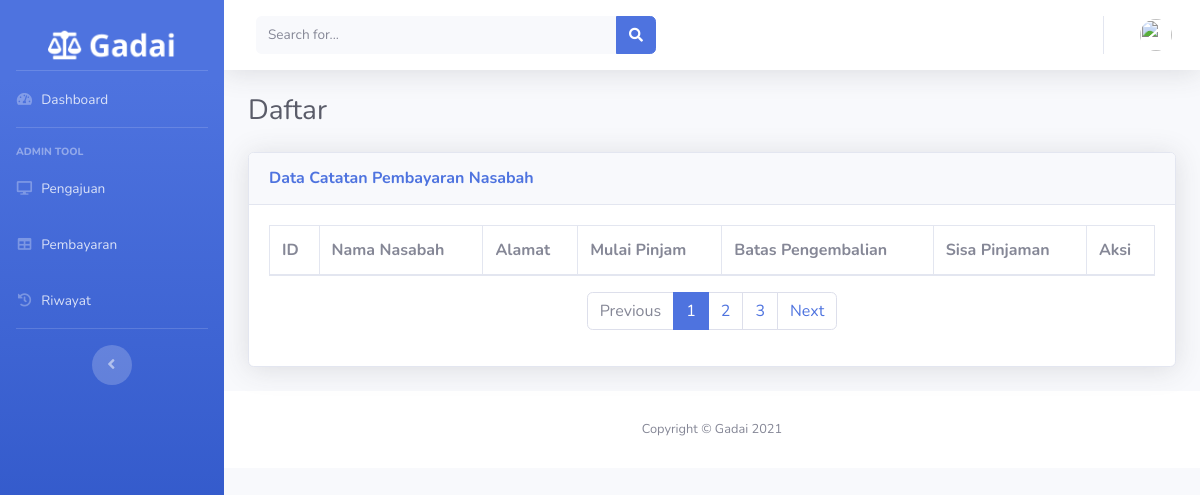
/index.php/pembayaran, run on an earlier commit of the app's database.
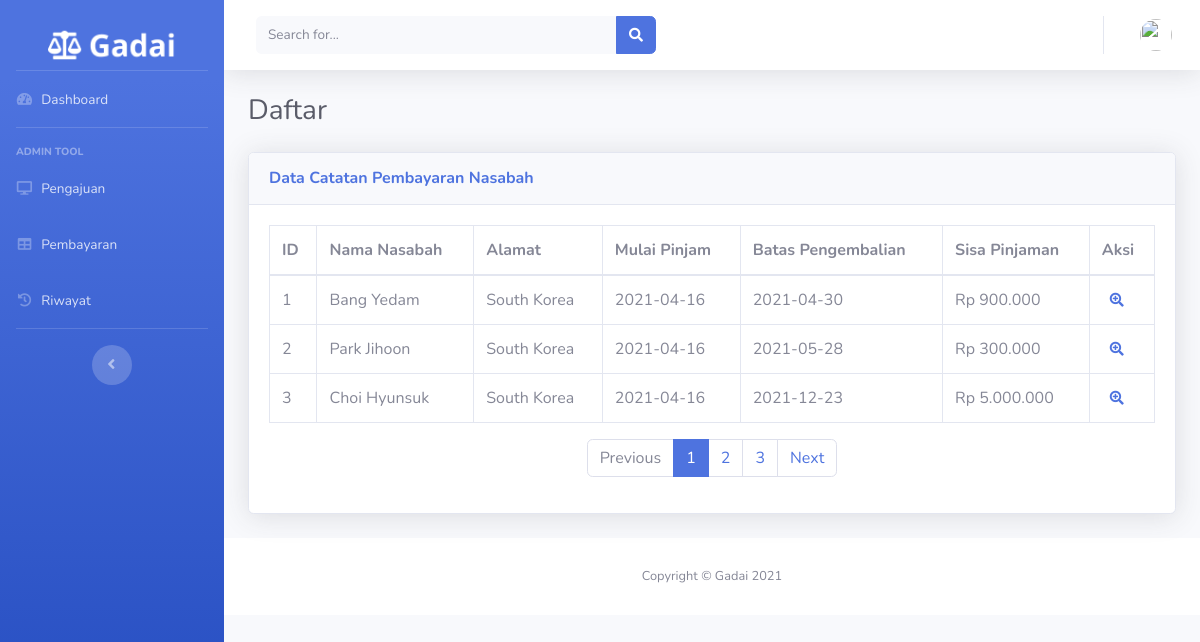
And on a later commit of the database.
### tables this page shows
CREATE TABLE `catatan_pembayaran` (
  `id` int(11) NOT NULL,
  `id_pengajuan` int(11) NOT NULL,
  `tanggal_bayar` date NOT NULL,
  `nominal_bayar` int(11) NOT NULL,
  `bukti_bayar` varchar(128) NOT NULL
);

CREATE TABLE `pengajuan_gadai` (
  `id` int(11) NOT NULL,
  `nama_nasabah` varchar(128) NOT NULL,
  `alamat` varchar(128) NOT NULL,
  `tanggal_pinjam` date NOT NULL,
  `batas_pengembalian` date NOT NULL,
  `jumlah_peminjaman` int(11) NOT NULL,
  `nama_jaminan` varchar(128) NOT NULL,
  `bukti_jaminan` varchar(128) NOT NULL,
  `status` int(2) NOT NULL
);

### application/controllers/Pembayaran.php (called while the page is built, shortened)
<?php
class Pembayaran extends CI_Controller
{
    public function __construct()
    {
        $this->load->model(array('Pembayaran_model'));
    }
    public function index()
    {
        $data['pembayaran'] = $this->Pembayaran_model->getDataNasabah();
        $data['title'] = 'Gadai-Pembayaran';
        $data['user'] = $this->db->get_where('user_admin', ['email' => $this->session->userdata('email')])->row_array();
        $this->load->view('templates/header', $data);
        $this->load->view('templates/sidebar', $data);
        $this->load->view('templates/topbar', $data);
        $this->load->view('admin/catatanpembayaran', $data);
        $this->load->view('templates/footer');
    }
}

### index.php (called while the page is built, shortened)
<?php
require_once BASEPATH.'core/CodeIgniter.php';

### application/models/Pembayaran_model.php (called while the page is built, shortened)
<?php
class Pembayaran_model extends CI_Model
{
    public function getDataNasabah()
    {
        $this->db->select('*');
        $this->db->from('catatan_pembayaran');
        $this->db->join('pengajuan_gadai', 'pengajuan_gadai.id = catatan_pembayaran.id_pengajuan');
        $this->db->group_by(array('id_pengajuan'))->where(['status' => 0]);
        return $this->db->get()->result_array();
    }
}

### application/views/admin/catatanpembayaran.php (the view)
<div class="container-fluid">
    <div class="d-sm-flex align-items-center justify-content-between mb-4">
        <h1 class="h3 mb-0 text-gray-800">Daftar</h1>
    </div>
    <div class="card shadow mb-4">
        <div class="card-header py-3">
            <h6 class="m-0 font-weight-bold text-primary">Data Catatan Pembayaran Nasabah</h6>
        </div>
        <div class="card-body">
            <div class="table-responsive">
                <table class="table table-bordered" id="dataTable" width="100%" cellspacing="0">
                    <thead>
                        <tr>
                            <th>ID</th>
                            <th>Nama Nasabah</th>
                            <th>Alamat</th>
                            <th>Mulai Pinjam</th>
                            <th>Batas Pengembalian</th>
                            <th>Sisa Pinjaman</th>
                            <th>Aksi</th>
                        </tr>
                    </thead>
                    <tbody>
                        <?php $no = 1;
                        foreach ($pembayaran as $bayar) { ?>
                            <tr>
                                <td><?php echo $no++; ?></td>
                                <td><?php echo $bayar['nama_nasabah'] ?></td>
                                <td><?php echo $bayar['alamat'] ?></td>
                                <td><?php echo $bayar['tanggal_pinjam'] ?></td>
                                <td><?php echo $bayar['batas_pengembalian'] ?></td>
                                <td><?php echo "Rp " . number_format($bayar['jumlah_peminjaman'], 0, ",", ".")  ?></td>
                                <td>
                                    <a href="<?php echo base_url(); ?>Pembayaran/detailPembayaran/<?php echo $bayar['id_pengajuan']; ?>" class="fa fa-search-plus fa-sm text-white-100 mx-2"></a>
                                </td>
                            </tr>
                        <?php } ?>
                    </tbody>
                </table>
                <nav aria-label="Page navigation example">
                    <ul class="pagination justify-content-center">
                        <li class="page-item disabled">
                            <a class="page-link" href="#" tabindex="-1">Previous</a>
                        </li>
                        <li class="page-item active"><a class="page-link" href="#">1</a></li>
                        <li class="page-item"><a class="page-link" href="#">2</a></li>
                        <li class="page-item"><a class="page-link" href="#">3</a></li>
                        <li class="page-item">
                            <a class="page-link" href="#">Next</a>
                        </li>
                    </ul>
                </nav>
            </div>
        </div>
    </div>
</div>

### application/views/templates/header.php (shortened to what this page needs)
<!DOCTYPE html>
<html lang="en">
<head>
    <link href="<?php echo base_url('assets/'); ?>vendor/fontawesome-free/css/all.min.css" rel="stylesheet" type="text/css">
    <link href="<?php echo base_url('assets/'); ?>css/sb-admin-2.min.css" rel="stylesheet">
    <link href="<?php echo base_url('assets/'); ?>vendor/datatables/dataTables.bootstrap4.min.css" rel="stylesheet">
</head>
<body id="page-top">
    <div id="wrapper">

### application/views/templates/sidebar.php
<ul class="navbar-nav bg-gradient-primary sidebar sidebar-dark accordion" id="accordionSidebar">
    <a class="sidebar-brand d-flex align-items-center justify-content-center" href="<?php echo base_url('Dashboard/index') ?>">
        <div class="sidebar-brand">
            <img class="img-responsive mx-2" style="width: 80%" src="<?php echo base_url('assets/'); ?>img/Logo_White.png">
        </div>
    </a>
    <hr class="sidebar-divider my-0">
    <li class="nav-item">
        <a class="nav-link" href="<?php echo base_url('Dashboard') ?>">
            <i class="fas fa-fw fa-tachometer-alt"></i>
            <span>Dashboard</span></a>
    </li>
    <hr class="sidebar-divider">
    <div class="sidebar-heading">
        Admin Tool
    </div>
    <li class="nav-item">
        <a class="nav-link" href="<?php echo base_url('PengajuanGadai'); ?>">
            <i class="fas fa-fw fa fa-desktop"></i>
            <span>Pengajuan</span></a>
    </li>
    <li class="nav-item">
        <a class="nav-link" href="<?php echo base_url('Pembayaran'); ?>">
            <i class="fas fa-fw fa fa-table"></i>
            <span>Pembayaran</span> </a>
    </li>
    <li class="nav-item">
        <a class="nav-link" href="<?php echo base_url('Dashboard/riwayatpembayaran');  ?>">
            <i class="fas fa-fw fa fa-history"></i>
            <span>Riwayat</span> </a>
    </li>
    <hr class="sidebar-divider d-none d-md-block">
    <div class="text-center d-none d-md-inline">
        <button class="rounded-circle border-0" id="sidebarToggle"></button>
    </div>
</ul>

### application/views/templates/topbar.php (shortened to what this page needs)
<div id="content-wrapper" class="d-flex flex-column">
    <div id="content">
        <nav class="navbar navbar-expand navbar-light bg-white topbar mb-4 static-top shadow">
            <form class="d-none d-sm-inline-block form-inline mr-auto ml-md-3 my-2 my-md-0 mw-100 navbar-search">
                <div class="input-group">
                    <input type="text" class="form-control bg-light border-0 small" placeholder="Search for..." aria-label="Search" aria-describedby="basic-addon2">
                    <div class="input-group-append">
                        <button class="btn btn-primary" type="button">
                            <i class="fas fa-search fa-sm"></i>
                        </button>
                    </div>
                </div>
            </form>
            <ul class="navbar-nav ml-auto">
                <li class="nav-item dropdown no-arrow">
                    <a class="nav-link dropdown-toggle" href="#" id="userDropdown" role="button" data-toggle="dropdown" aria-haspopup="true" aria-expanded="false">
                        <img class="img-profile rounded-circle" src="<?php echo base_url('assets/img/profile/') . $user['image']; ?>">
                    </a>
                </li>
            </ul>
        </nav>

### application/views/templates/footer.php (shortened to what this page needs)
<footer class="sticky-footer bg-white">
    <div class="container my-auto">
        <div class="copyright text-center my-auto">
            <span>Copyright &copy; Gadai 2021</span>
        </div>
    </div>
</footer>
</div>
</div>
</body>
</html>

What changed in the data, as far as the page shows it:
added catatan_pembayaran: id_pengajuan.nama_nasabah "Bang Yedam", id_pengajuan.alamat "South Korea", id_pengajuan.tanggal_pinjam "2021-04-16", id_pengajuan.batas_pengembalian "2021-04-30", id_pengajuan.jumlah_peminjaman "900.000"
added catatan_pembayaran: id_pengajuan.nama_nasabah "Park Jihoon", id_pengajuan.alamat "South Korea", id_pengajuan.tanggal_pinjam "2021-04-16", id_pengajuan.batas_pengembalian "2021-05-28", id_pengajuan.jumlah_peminjaman "300.000"
added catatan_pembayaran: id_pengajuan.nama_nasabah "Choi Hyunsuk", id_pengajuan.alamat "South Korea", id_pengajuan.tanggal_pinjam "2021-04-16", id_pengajuan.batas_pengembalian "2021-12-23", id_pengajuan.jumlah_peminjaman "5.000.000"
